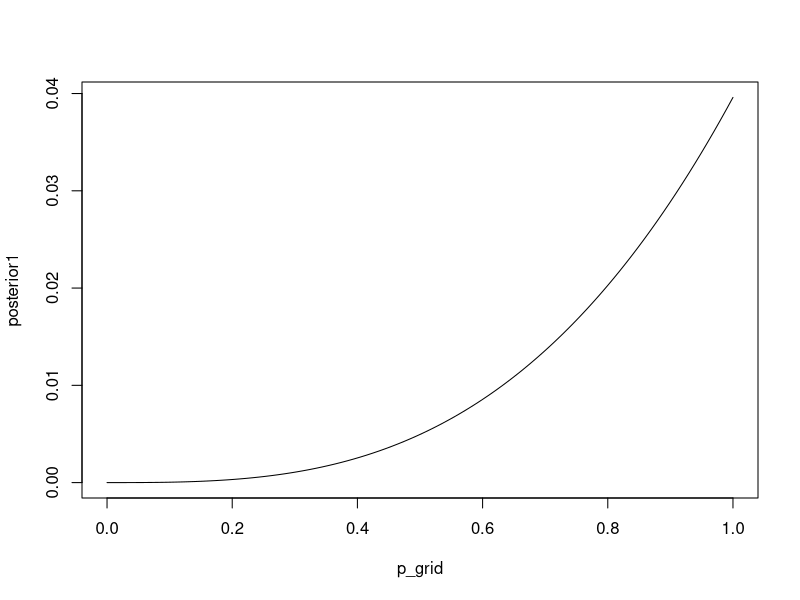
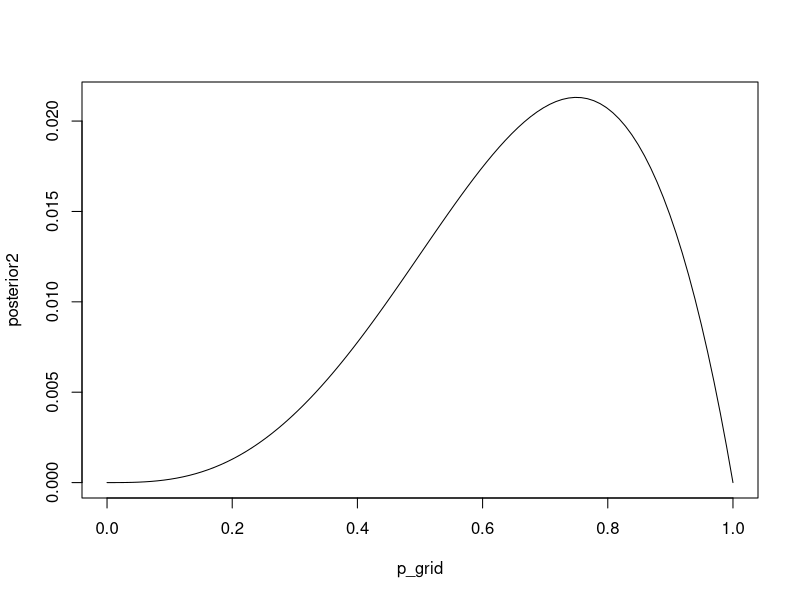
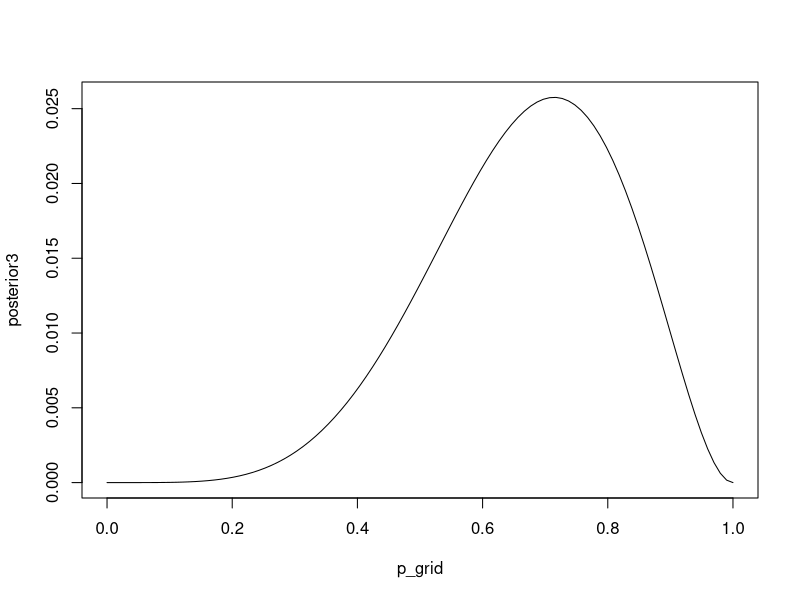
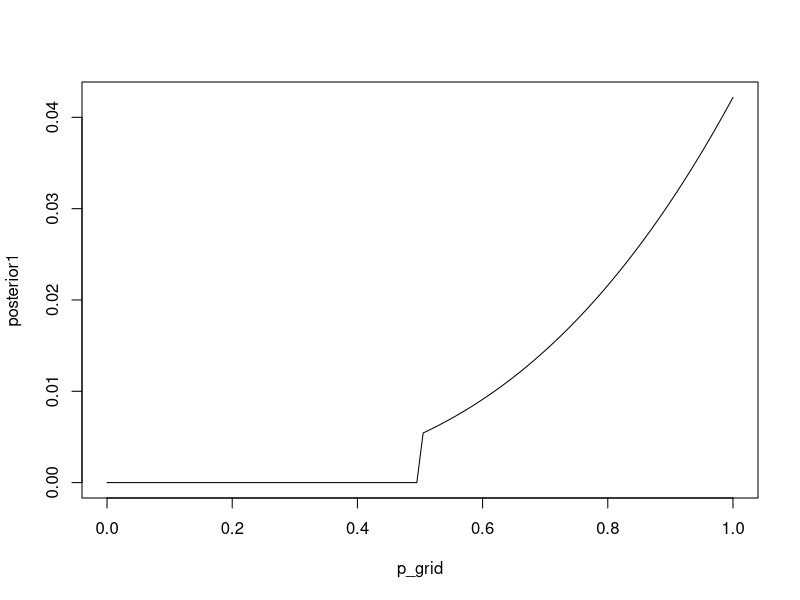
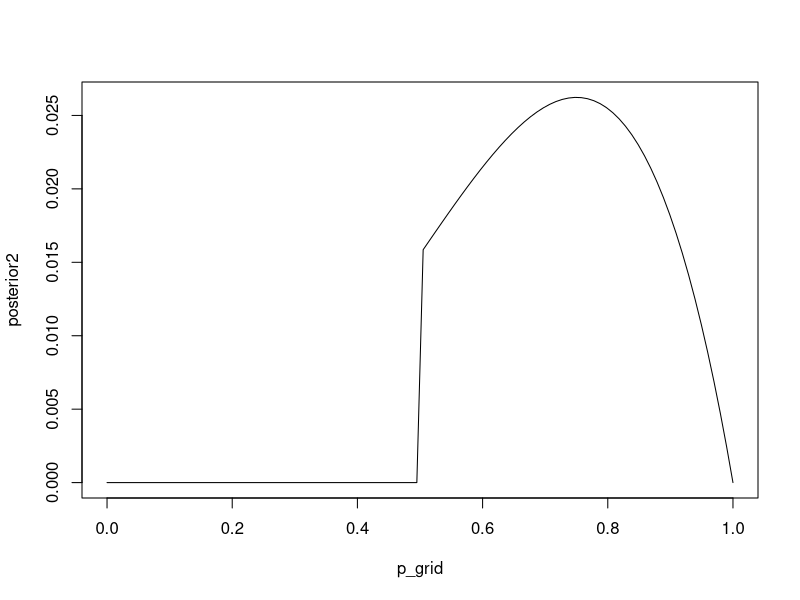
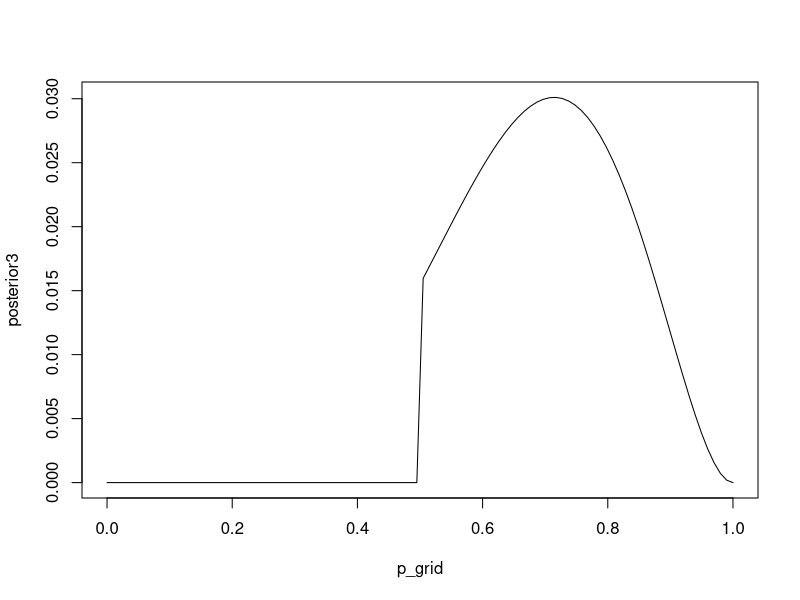

Here is the R script that generated these plots, in order:
## ---- chunk 1
p_grid <- seq( from=0 , to=1 , length.out=100 )
# likelihood of 3 water in 3 tosses
likelihood1 <- dbinom( 3 , size=3 , prob=p_grid ) # note this is for (1)
likelihood2 <- dbinom( 3 , size=4 , prob=p_grid ) # note this is for (2)
likelihood3 <- dbinom( 5 , size=7 , prob=p_grid ) # note this is for (3)
prior <- rep(1,100) # uniform prior
posterior1 <- likelihood1 * prior
posterior1 <- posterior1 / sum(posterior1) # standardize
posterior2 <- likelihood2 * prior
posterior2 <- posterior2 / sum(posterior2) # standardize
posterior3 <- likelihood3 * prior
posterior3 <- posterior3 / sum(posterior3) # standardize
#par(mfrow=c(1,3))
plot( posterior1 ~ p_grid , type="l" )
plot( posterior2 ~ p_grid , type="l" )
plot( posterior3 ~ p_grid , type="l" )
#par(mfrow=c(1,1))
## ---- chunk 2
p_grid <- seq( from=0 , to=1 , length.out=100 )
prior <- ifelse( p_grid < 0.5 , 0 , 1 ) # new prior
likelihood1 <- dbinom( 3 , size=3 , prob=p_grid ) # note this is for (1)
likelihood2 <- dbinom( 3 , size=4 , prob=p_grid ) # note this is for (2)
likelihood3 <- dbinom( 5 , size=7 , prob=p_grid ) # note this is for (3)
posterior1 <- likelihood1 * prior
posterior1 <- posterior1 / sum(posterior1) # standardize
posterior2 <- likelihood2 * prior
posterior2 <- posterior2 / sum(posterior2) # standardize
posterior3 <- likelihood3 * prior
posterior3 <- posterior3 / sum(posterior3) # standardize
#par(mfrow=c(1,3))
plot( posterior1 ~ p_grid , type="l" )
plot( posterior2 ~ p_grid , type="l" )
plot( posterior3 ~ p_grid , type="l" )
#par(mfrow=c(1,1))
